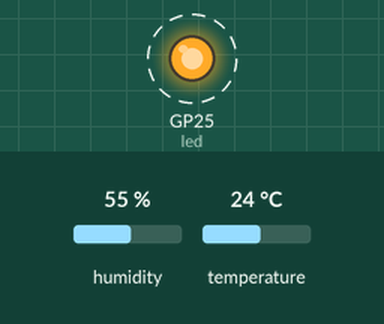
Simulated run of this program. Board: Raspberry Pi Pico running MicroPython. On the bench: output pins drawn as LEDs (lit = HIGH). Dashed ring = blinking. The inputs (shaded band) are chosen by the test bench; at power-on: humidity 55 %, temperature 24 °C. WiFi joins after 1.5 s; web requests get an empty 200 reply after 0.4 s; what the program prints to the serial console is not drawn.

Above: at 2.8 s.
Timing chart, 0 to 5.6 s (numbered marks = the images above):
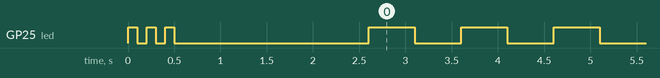

Measured:
- by itself, GP25 (led): HIGH → LOW at 0.10 s, → HIGH 0.10 s later, → LOW 0.10 s later, → HIGH 0.10 s later, … (11 changes in this stretch)

The program:

main.py
```python
import machine
import network
import urequests
import time
import dht

SSID = "network_name"
PASSWORD = "network_password"
ROOM_NAME = "room_name"

def connect_to_wifi():
    wlan = network.WLAN(network.STA_IF)
    wlan.active(True)
    wlan.connect(SSID, PASSWORD)
    while not wlan.isconnected():
        print("Connecting to Wi-Fi...")
        time.sleep(1)
    print("Connected! IP Address:", wlan.ifconfig()[0])

def send_data(temp, humidity):
    try:
        url = "http://192.168.138.2:5000/data"
        data = {"temperature": str(temp), "humidity": str(humidity), "room": ROOM_NAME}
        headers = {"Content-Type": "application/json"}
        response = urequests.post(url, json=data, headers=headers)
        print("Response:", response.text)
        response.close()
    except:
        print("Failed to send data to server.")

def blink_led(times, interval):
    led = machine.Pin("LED", machine.Pin.OUT)
    for _ in range(times):
        led.value(1)
        time.sleep(interval)
        led.value(0)
        time.sleep(interval)

def read_dht_sensor():
    sensor = dht.DHT11(machine.Pin(16))
    try:
        sensor.measure()
        temp = sensor.temperature()
        humidity = sensor.humidity()
        print("Temperature: {} C".format(temp))
        print("Humidity: {} %".format(humidity))
        return (temp, humidity)
    except OSError as e:
        print("Failed to read sensor:", e)
        return None

def read_lm_temperature():
    adc = machine.ADC(26)
    raw_value = adc.read_u16()
    voltage = (raw_value / 65535.0) * 3.3
    temperature = voltage / 0.01

    return temperature

# Main function
def main():
    blink_led(3, 0.1)
    connect_to_wifi()

    while True:
        blink_led(3, 0.5)

        # temperature = read_lm_temperature()
        (temperature, humidity) = read_dht_sensor()

        if temperature is not None:
            # send_data(temperature, 'none')
            send_data(temperature, humidity)
        else:
            print("Skipping data sending due to sensor read failure.")

        print("Going to light sleep for 0.5 hour...")
        time.sleep(1800)

main()
```
